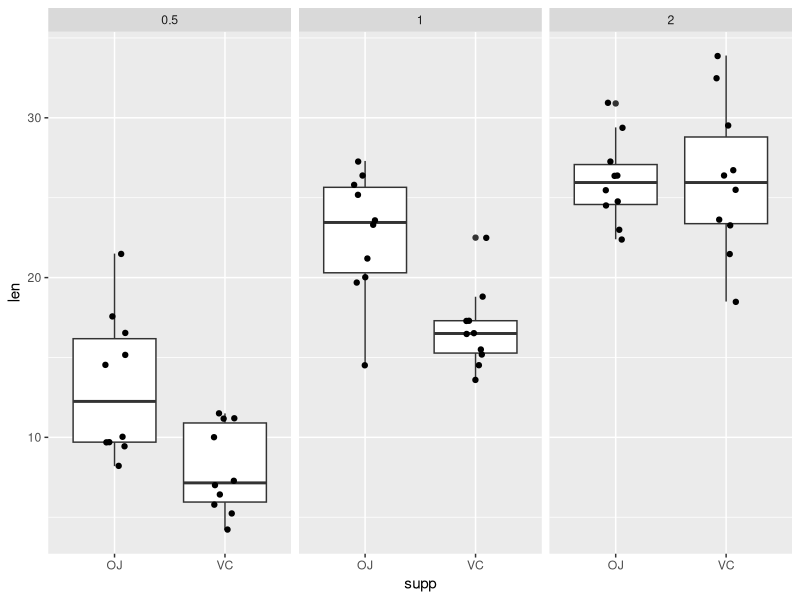
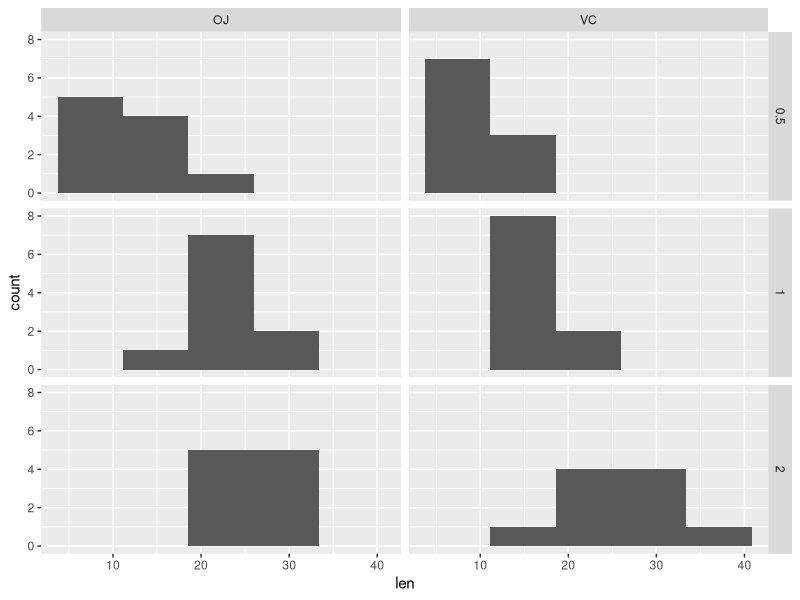

Write R code to recreate these figures, in order.
## ---- chunk 1
knitr::opts_chunk$set(echo = TRUE)

library(datasets)
library(dplyr)
library(ggplot2)
library(knitr)
set.seed(1337)
## ---- chunk 2
# loading the data
toothdata <- ToothGrowth
## ---- chunk 3
toothsum <- summary(toothdata)
toothdata %>% group_by(dose, supp) %>% summarize(n=n(), min=min(len), mean = mean(len), median = median(len), max=max(len), sd = sd(len))
g <- ggplot(data = toothdata, aes(x = supp, y = len))
g + geom_boxplot() + geom_jitter(width = 0.1) + facet_grid(. ~ dose)

g <- ggplot(data = toothdata, aes(x = len))
g + geom_histogram(bins = 5) + facet_grid(dose ~ supp)

